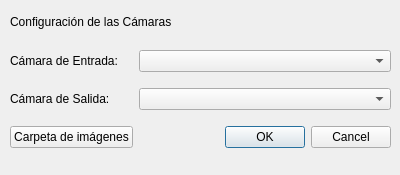
<?xml version="1.0" encoding="UTF-8"?>
<ui version="4.0">
 <class>cameradialog</class>
 <widget class="QDialog" name="cameradialog">
  <property name="geometry">
   <rect>
    <x>0</x>
    <y>0</y>
    <width>400</width>
    <height>175</height>
   </rect>
  </property>
  <property name="minimumSize">
   <size>
    <width>400</width>
    <height>175</height>
   </size>
  </property>
  <property name="maximumSize">
   <size>
    <width>400</width>
    <height>175</height>
   </size>
  </property>
  <property name="windowTitle">
   <string>Dialog</string>
  </property>
  <widget class="QLabel" name="label_5">
   <property name="geometry">
    <rect>
     <x>10</x>
     <y>10</y>
     <width>381</width>
     <height>23</height>
    </rect>
   </property>
   <property name="text">
    <string>Configuración de las Cámaras</string>
   </property>
  </widget>
  <widget class="QWidget" name="layoutWidget">
   <property name="geometry">
    <rect>
     <x>10</x>
     <y>40</y>
     <width>381</width>
     <height>121</height>
    </rect>
   </property>
   <layout class="QGridLayout" name="gridLayout">
    <item row="0" column="0">
     <widget class="QLabel" name="label">
      <property name="text">
       <string>Cámara de Entrada:</string>
      </property>
     </widget>
    </item>
    <item row="0" column="1">
     <widget class="QComboBox" name="entradaComboBox"/>
    </item>
    <item row="1" column="0">
     <widget class="QLabel" name="label_2">
      <property name="text">
       <string>Cámara de Salida:</string>
      </property>
     </widget>
    </item>
    <item row="1" column="1">
     <widget class="QComboBox" name="salidaComboBox"/>
    </item>
    <item row="2" column="1">
     <widget class="QDialogButtonBox" name="buttonBox">
      <property name="orientation">
       <enum>Qt::Horizontal</enum>
      </property>
      <property name="standardButtons">
       <set>QDialogButtonBox::Cancel|QDialogButtonBox::Ok</set>
      </property>
     </widget>
    </item>
    <item row="2" column="0">
     <widget class="QPushButton" name="dirButton">
      <property name="text">
       <string>Carpeta de imágenes</string>
      </property>
     </widget>
    </item>
   </layout>
  </widget>
 </widget>
 <resources/>
 <connections>
  <connection>
   <sender>buttonBox</sender>
   <signal>accepted()</signal>
   <receiver>cameradialog</receiver>
   <slot>accept()</slot>
   <hints>
    <hint type="sourcelabel">
     <x>248</x>
     <y>254</y>
    </hint>
    <hint type="destinationlabel">
     <x>157</x>
     <y>274</y>
    </hint>
   </hints>
  </connection>
  <connection>
   <sender>buttonBox</sender>
   <signal>rejected()</signal>
   <receiver>cameradialog</receiver>
   <slot>reject()</slot>
   <hints>
    <hint type="sourcelabel">
     <x>316</x>
     <y>260</y>
    </hint>
    <hint type="destinationlabel">
     <x>286</x>
     <y>274</y>
    </hint>
   </hints>
  </connection>
 </connections>
</ui>
